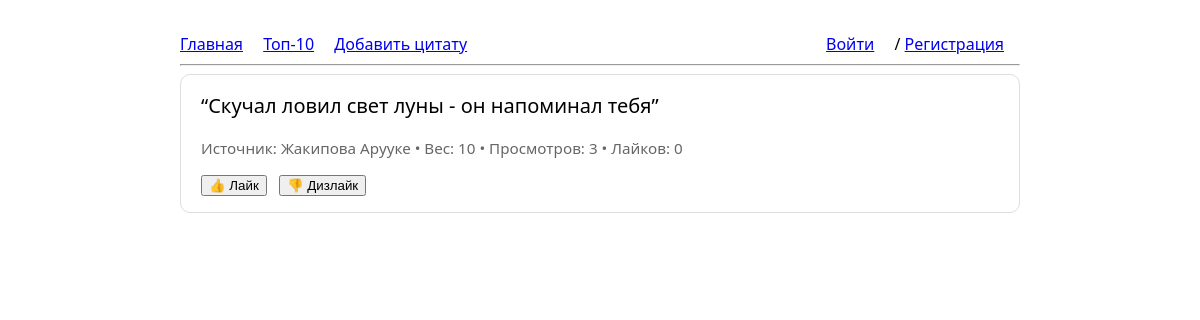
The page / on the database its author committed.
### quotes/models.py (models this page shows, shortened)
class Quote(models.Model):
    class Status(models.TextChoices):
        DRAFT = "draft", "Draft"
        APPROVED = "approved", "Approved"
        REJECTED = "rejected", "Rejected"
    text = models.TextField(unique=False)
    text_normalized = models.TextField(unique=True, db_index=True)
    source = models.ForeignKey(
        Source, on_delete=models.CASCADE, related_name="quotes"
    )
    weight = models.PositiveIntegerField(
        default=1,
        validators=[MinValueValidator(1), MaxValueValidator(10)],
        help_text="Чем больше значение (1–10), тем чаще цитата будет показываться на главной.",
    )
    views = models.PositiveIntegerField(default=0, db_index=True)
    likes = models.PositiveIntegerField(default=0, db_index=True)
    dislikes = models.PositiveIntegerField(default=0)
    status = models.CharField(
        max_length=10, choices=Status.choices, default=Status.DRAFT, db_index=True
    )
    tags = models.ManyToManyField(Tag, blank=True, related_name="quotes")
    author = models.ForeignKey(
        settings.AUTH_USER_MODEL,
        on_delete=models.CASCADE,
        related_name="quotes",
    )
    created_at = models.DateTimeField(auto_now_add=True)
    class Meta:
        ordering = ["-created_at"]
        indexes = [
            models.Index(fields=["status"]),
            models.Index(fields=["source", "status"]),
            models.Index(fields=["-likes", "-views", "-created_at"]),
        ]

class Source(models.Model):
    class Status(models.TextChoices):
        PENDING = "pending", "Pending"
        APPROVED = "approved", "Approved"
        REJECTED = "rejected", "Rejected"
    name = models.CharField(max_length=255, unique=False)
    name_normalized = models.CharField(max_length=255, unique=True, db_index=True)
    status = models.CharField(
        max_length=10, choices=Status.choices, default=Status.PENDING, db_index=True
    )
    created_by = models.ForeignKey(
        settings.AUTH_USER_MODEL,
        on_delete=models.SET_NULL,
        null=True,
        blank=True,
        related_name="created_sources",
    )
    created_at = models.DateTimeField(auto_now_add=True)
    approved_by = models.ForeignKey(
        settings.AUTH_USER_MODEL,
        on_delete=models.SET_NULL,
        null=True,
        blank=True,
        related_name="approved_sources",
    )
    approved_at = models.DateTimeField(null=True, blank=True)
    merged_into = models.ForeignKey(
        "self", on_delete=models.SET_NULL, null=True, blank=True, related_name="merged_sources"
    )
    class Meta:
        indexes = [
            models.Index(fields=["status"]),
            models.Index(fields=["name_normalized"]),
        ]

### quotes/views.py (the view)
# urls.py: path("", views.home, name="home"),
@require_http_methods(["GET"])
def home(request):
    quote = pick_weighted_random_quote()
    if quote:
        register_view(quote)
    context = {
        "quote": quote,
        "is_moderator": (
                request.user.is_authenticated
                and (request.user.is_staff or request.user.groups.filter(name="Moderator").exists())
        )
    }
    return render(request, "quotes/home.html", context)

### quotes/services.py (called while the page is built)
def approved_quotes_qs() -> QuerySet[Quote]:
    return Quote.objects.select_related("source", "author")\
        .prefetch_related("tags")\
        .filter(status=Quote.Status.APPROVED, source__status=Source.Status.APPROVED)

def pick_weighted_random_quote(qs: Optional[QuerySet[Quote]] = None) -> Optional[Quote]:
    qs = qs if qs is not None else approved_quotes_qs()
    ids_weights = list(qs.values_list("id", "weight"))
    if not ids_weights:
        return None
    ids, weights = zip(*ids_weights)
    chosen_id = random.choices(population=ids, weights=weights, k=1)[0]
    return qs.get(id=chosen_id)

def register_view(quote: Quote) -> None:
    Quote.objects.filter(pk=quote.pk).update(views=F("views") + 1)
    quote.views += 1

### templates/quotes/home.html (shortened to what this page needs)
{% extends "quotes/base.html" %}
{% block content %}
  {% if quote %}
    <div class="card">
      <blockquote style="font-size:1.25rem; margin:0 0 1rem 0;">“{{ quote.text }}”</blockquote>
      <div class="muted">
        Источник: {{ quote.source.name }} • Вес: {{ quote.weight }} • Просмотров: {{ quote.views }} • Лайков: {{ quote.likes }}
      </div>
      <div style="margin-top: .75rem;">
        <form class="inline" method="post" action="{% url 'quotes:react' quote.pk %}">{% csrf_token %}
          <button type="submit">👍 Лайк</button>
        </form>
        <form class="inline" method="post" action="{% url 'quotes:react' quote.pk %}">{% csrf_token %}
          <button type="submit">👎 Дизлайк</button>
        </form>
      </div>
    </div>
  {% else %}
    <p>Пока нет утверждённых цитат. Добавьте первую!</p>
  {% endif %}
{% endblock %}

### templates/quotes/base.html (style rules this page uses)
body { max-width: 840px; margin: 2rem auto; font: 16px/1.5 system-ui, -apple-system, Segoe UI, Roboto, Arial; }
.card { border: 1px solid #ddd; padding: 1rem 1.25rem; border-radius: 10px; }
.muted { color: #666; font-size: .95rem; }
button { cursor: pointer; }
form.inline { display: inline; margin-right: .5rem; }

### rows shown on the page
Quote: text "Скучал ловил свет луны - он напоминал тебя", source.name "Жакипова Арууке", weight "10", views "3", likes "0"
